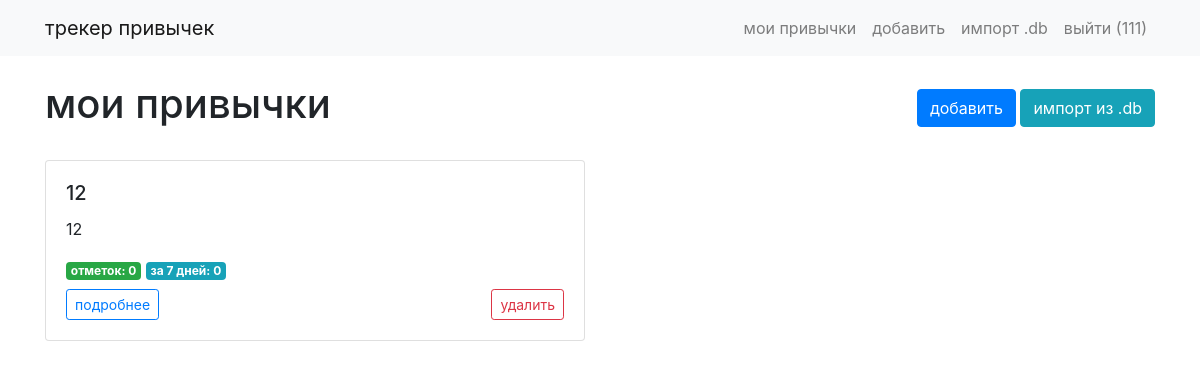
Page /habits (signed in) on the committed database.
### data/users.py (models this page shows, shortened)
class User(UserMixin, SqlAlchemyBase):  # добавить UserMixin
    __tablename__ = 'users'
    id = sqlalchemy.Column(sqlalchemy.Integer, primary_key=True, autoincrement=True)
    username = sqlalchemy.Column(sqlalchemy.String, nullable=False, unique=True)
    hashed_password = sqlalchemy.Column(sqlalchemy.String, nullable=True)
    created_date = sqlalchemy.Column(sqlalchemy.DateTime, default=datetime.datetime.now)
    habits = orm.relationship('Habit', back_populates='user')

### data/habits.py (models this page shows)
class Habit(SqlAlchemyBase):
    __tablename__ = 'habits'
    id = sqlalchemy.Column(sqlalchemy.Integer, primary_key=True, autoincrement=True)
    name = sqlalchemy.Column(sqlalchemy.String, nullable=False)
    description = sqlalchemy.Column(sqlalchemy.String, nullable=True)
    user_id = sqlalchemy.Column(sqlalchemy.Integer, sqlalchemy.ForeignKey("users.id"))
    created_date = sqlalchemy.Column(sqlalchemy.DateTime, default=datetime.datetime.now)
    user = orm.relationship('User', back_populates='habits')
    checks = orm.relationship('HabitCheck', back_populates='habit', cascade='all, delete-orphan')

### main.py (the view)
@app.route('/habits')
@login_required
def habits_list():
    db_sess = db_session.create_session()
    habits = db_sess.query(Habit).filter(Habit.user_id == current_user.id).all()
    habits_data = []
    for habit in habits:
        checks_count = db_sess.query(HabitCheck).filter(HabitCheck.habit_id == habit.id).count()
        week_ago = datetime.datetime.now().date() - datetime.timedelta(days=7)
        week_checks = db_sess.query(HabitCheck).filter(
            HabitCheck.habit_id == habit.id,
            HabitCheck.check_date >= week_ago
        ).count()
        habits_data.append({
            'habit': habit,
            'checks_count': checks_count,
            'week_checks': week_checks
        })
    return render_template('habits_list.html', habits_data=habits_data)

### data/db_session.py (called while the page is built)
def create_session() -> Session:
    global __factory
    return __factory()

### main.py (called while the page is built)
@login_manager.user_loader
def load_user(user_id):
    db_sess = db_session.create_session()
    return db_sess.query(User).get(int(user_id))

### templates/habits_list.html
{% extends "base.html" %}
{% block content %}
<div class="d-flex justify-content-between align-items-center mb-4">
    <h1>мои привычки</h1>
    <div>
        <a href="/habits/add" class="btn btn-primary">добавить</a>
        <a href="/habits/import" class="btn btn-info">импорт из .db</a>
    </div>
</div>
{% if habits_data %}
    <div class="row">
        {% for item in habits_data %}
        <div class="col-md-6 mb-4">
            <div class="card">
                <div class="card-body">
                    <h5 class="card-title">{{ item.habit.name }}</h5>
                    <p class="card-text">{{ item.habit.description or 'нет описания' }}</p>
                    <div class="mb-2">
                        <span class="badge badge-success">отметок: {{ item.checks_count }}</span>
                        <span class="badge badge-info">за 7 дней: {{ item.week_checks }}</span>
                    </div>
                    <div class="d-flex justify-content-between">
                        <a href="/habits/{{ item.habit.id }}" class="btn btn-sm btn-outline-primary">подробнее</a>
                        <form method="POST" action="/habits/{{ item.habit.id }}/delete" style="display: inline;">
                            <button type="submit" class="btn btn-sm btn-outline-danger" onclick="return confirm('удалить привычку?')">удалить</button>
                        </form>
                    </div>
                </div>
            </div>
        </div>
        {% endfor %}
    </div>
{% else %}
    <div class="alert alert-info">
        пока нет привычек. <a href="/habits/add">создайте первую привычку!</a>
    </div>
{% endif %}
{% endblock %}

### templates/base.html (shortened to what this page needs)
<!doctype html>
<html lang="ru">
<head>
    <link rel="stylesheet" href="https://stackpath.bootstrapcdn.com/bootstrap/4.4.1/css/bootstrap.min.css">
</head>
<body>
    <nav class="navbar navbar-expand-lg navbar-light bg-light">
        <div class="container">
            <a class="navbar-brand" href="/">трекер привычек</a>
            <div class="navbar-nav">
                {% if current_user.is_authenticated %}
                    <a class="nav-link" href="/habits">мои привычки</a>
                    <a class="nav-link" href="/habits/add">добавить</a>
                    <a class="nav-link" href="/habits/import">импорт .db</a>
                    <a class="nav-link" href="/logout">выйти ({{ current_user.username }})</a>
                {% else %}
                    <a class="nav-link" href="/login">войти</a>
                    <a class="nav-link" href="/register">регистрация</a>
                {% endif %}
            </div>
        </div>
    </nav>
    <main role="main" class="container mt-4">
        {% block content %}{% endblock %}
    </main>
</body>
</html>

### rows in the picture
User: username "111"
Habit: habit.name "12", habit "12"

### other values in the picture
{{ item.checks_count }} "0"
{{ item.week_checks }} "0"
